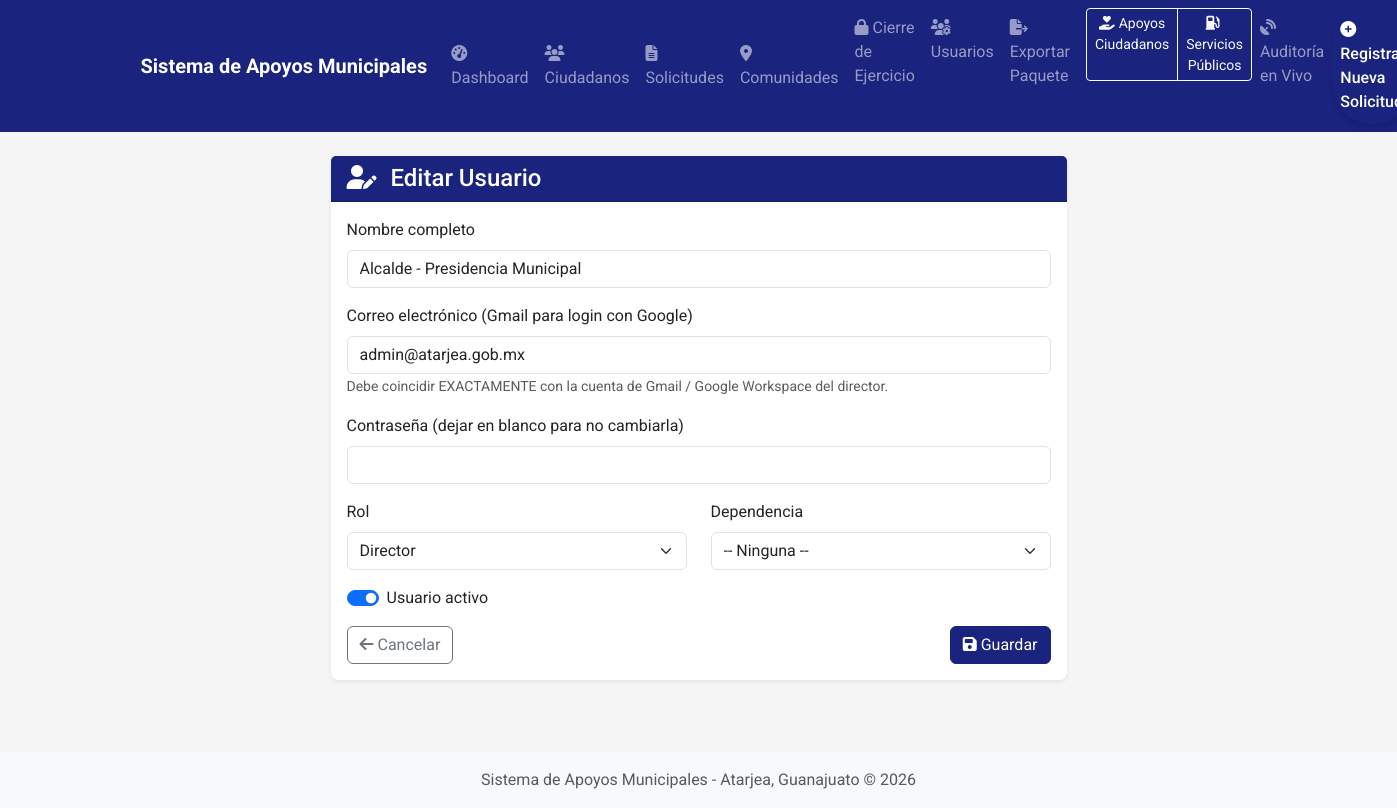
Page /admin/usuarios/1/editar (signed in) on the committed database.
### app/models.py (models this page shows, shortened)
class Usuario(db.Model, UserMixin):
    __tablename__ = 'usuarios'
    id = db.Column(db.Integer, primary_key=True)
    email = db.Column(db.String(100), unique=True, nullable=False)
    password = db.Column(db.String(200), nullable=False)
    nombre = db.Column(db.String(100), nullable=False)
    rol = db.Column(db.String(20), nullable=False, default=RolUsuario.DIRECTOR.value)
    dependencia_id = db.Column(db.Integer, db.ForeignKey('dependencias.id'), nullable=True)
    activo = db.Column(db.Boolean, default=True)
    fecha_registro = db.Column(db.DateTime, default=datetime.utcnow)
    dependencia = db.relationship('Dependencia', backref='usuarios')
    def es_admin(self):
        return (self.rol or '').lower() == RolUsuario.ADMIN.value.lower()
    def es_servicios_publicos(self):
        return (self.rol or '').lower() == RolUsuario.SERVICIOS_PUBLICOS.value.lower()
    def puede_cerrar_ejercicio(self):
        return self.es_admin() or self.es_presidente()

### app/routes.py (the view, shortened to what this page needs)
@main.route('/admin/usuarios/<int:usuario_id>/editar', methods=['GET', 'POST'])
@login_required
@admin_required
def admin_usuario_editar(usuario_id):
    usuario = Usuario.query.get_or_404(usuario_id)
    dependencias = Dependencia.query.order_by(Dependencia.nombre.asc()).all()
    return render_template('admin_usuario_form.html', usuario=usuario, dependencias=dependencias)

### templates/admin_usuario_form.html (shortened to what this page needs)
{% extends "layout.html" %}
{% block content %}
<div class="container mt-4">
    <div class="row justify-content-center">
        <div class="col-md-8">
            <div class="card shadow-sm">
                <div class="card-header bg-primary text-white">
                    <h4 class="mb-0">
                        <i class="fas fa-user-{{ 'edit' if usuario else 'plus' }} me-2"></i>
                        {{ 'Editar Usuario' if usuario else 'Nuevo Usuario' }}
                    </h4>
                </div>
                <div class="card-body">
                    <form method="POST">
                        <div class="mb-3">
                            <label class="form-label">Nombre completo</label>
                            <input type="text" name="nombre" class="form-control" required
                                   value="{{ usuario.nombre if usuario else '' }}">
                        </div>
                        <div class="mb-3">
                            <label class="form-label">Correo electrónico (Gmail para login con Google)</label>
                            <input type="email" name="email" class="form-control" required
                                   value="{{ usuario.email if usuario else '' }}"
                                   placeholder="director@gmail.com">
                            <small class="text-muted">
                                Debe coincidir EXACTAMENTE con la cuenta de Gmail / Google Workspace del director.
                            </small>
                        </div>
                        <div class="mb-3">
                            <label class="form-label">
                                Contraseña {{ '(dejar en blanco para no cambiarla)' if usuario else '' }}
                            </label>
                            <input type="password" name="password" class="form-control"
                                   {% if not usuario %}required{% endif %}>
                        </div>
                        <div class="row">
                            <div class="col-md-6 mb-3">
                                <label class="form-label">Rol</label>
                                <select name="rol" class="form-select">
                                    {% set rol_actual = usuario.rol if usuario else 'Director' %}
                                    <option value="Director" {% if rol_actual == 'Director' %}selected{% endif %}>Director</option>
                                </select>
                            </div>
                            <div class="col-md-6 mb-3">
                                <label class="form-label">Dependencia</label>
                                <select name="dependencia_id" class="form-select">
                                    <option value="">-- Ninguna --</option>
                                </select>
                            </div>
                        </div>
                        <div class="form-check form-switch mb-3">
                            <input class="form-check-input" type="checkbox" name="activo" id="activo"
                                   {% if not usuario or usuario.activo %}checked{% endif %}>
                            <label class="form-check-label" for="activo">Usuario activo</label>
                        </div>
                        <div class="d-flex justify-content-between">
                            <a href="{{ url_for('main.admin_usuarios') }}" class="btn btn-outline-secondary">
                                <i class="fas fa-arrow-left me-1"></i>Cancelar
                            </a>
                            <button type="submit" class="btn btn-primary">
                                <i class="fas fa-save me-1"></i>Guardar
                            </button>
                        </div>
                    </form>
                </div>
            </div>
        </div>
    </div>
</div>
{% endblock %}

### templates/layout.html (style rules this page uses)
body { background-color: #f5f5f5; font-family: 'Roboto', sans-serif; }
.card { border-radius: 8px; box-shadow: 0 4px 6px rgba(0, 0, 0, 0.1); margin-bottom: 1.5rem; border: none; }
.card-header { border-radius: 8px 8px 0 0; font-weight: 500; }
.bg-primary { background-color: #1a237e !important; }
.btn-primary { background-color: #1a237e; border-color: #1a237e; }

### rows in the picture
Usuario: nombre "Alcalde - Presidencia Municipal", email "admin@atarjea.gob.mx", activo "☑"

### other values in the picture
{{ 'Editar Usuario' if usuario else 'Nuevo Usuario' }} "Editar Usuario"
{{ '(dejar en blanco para no cambiarla)' if usuario else '' }} "(dejar en blanco para no cambiarla)"
